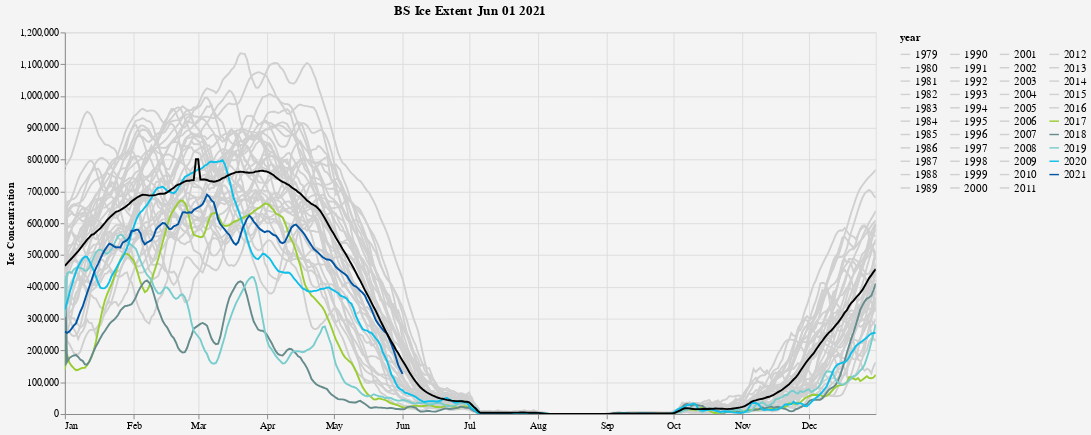

The cell this chart's notebook holds for it:
### Code cell
options = {'width': 150, 'height': 150}
allcharts = make_chart(base_chart, 'BS', options)

allcharts_final = allcharts.properties(
    background='#f4f4f4',
    title=f"BS Ice Extent {datestamp.strftime('%b %d %Y')}"
).configure(
# fix that pesky title
    title=alt.TitleConfig(fontSize=14, anchor='middle', offset=10),
    legend=alt.LegendConfig(labelFontSize=12, titleFontSize=12, symbolSize=100, offset=25)
)

allcharts_final

### Figure 1 — Vega-Lite specification as saved in the notebook (floating-point values rounded to 4 significant figures; data arrays with more than 128 entries replaced by an {"elided": "..."} marker saying what was removed)
{"config": {"view": {"continuousWidth": 400, "continuousHeight": 300}, "legend": {"labelFontSize": 12, "offset": 25, "symbolSize": 100, "titleFontSize": 12}, "title": {"anchor": "middle", "fontSize": 14, "offset": 10}}, "layer": [{"mark": {"type": "line", "clip": true, "color": "grey"}, "encoding": {"color": {"type": "nominal", "field": "year", "legend": {"columns": 4, "symbolLimit": 43}, "scale": {"domain": [1979, 1980, 1981, 1982, 1983, 1984, 1985, 1986, 1987, 1988, 1989, 1990, 1991, 1992, 1993, 1994, 1995, 1996, 1997, 1998, 1999, 2000, 2001, 2002, 2003, 2004, 2005, 2006, 2007, 2008, 2009, 2010, 2011, 2012, 2013, 2014, 2015, 2016, 2017, 2018, 2019, 2020, 2021], "range": ["#D0D0D0", "#D0D0D0", "#D0D0D0", "#D0D0D0", "#D0D0D0", "#D0D0D0", "#D0D0D0", "#D0D0D0", "#D0D0D0", "#D0D0D0", "#D0D0D0", "#D0D0D0", "#D0D0D0", "#D0D0D0", "#D0D0D0", "#D0D0D0", "#D0D0D0", "#D0D0D0", "#D0D0D0", "#D0D0D0", "#D0D0D0", "#D0D0D0", "#D0D0D0", "#D0D0D0", "#D0D0D0", "#D0D0D0", "#D0D0D0", "#D0D0D0", "#D0D0D0", "#D0D0D0", "#D0D0D0", "#D0D0D0", "#D0D0D0", "#D0D0D0", "#D0D0D0", "#D0D0D0", "#D0D0D0", "#D0D0D0", "#9acd32", "#668B8B", "#79CDCD", "#0EBFE9", "#0055A4"]}}, "opacity": {"condition": {"value": 1, "selection": "selector015"}, "value": 0}, "x": {"type": "temporal", "axis": {"format": "%b"}, "field": "DateTime", "timeUnit": "monthdate", "title": ""}, "y": {"type": "quantitative", "field": "ice_conc", "title": "Ice Concentration"}}, "height": 400, "selection": {"selector015": {"type": "single", "fields": ["year"], "empty": "all", "bind": "legend"}}, "width": 850}, {"mark": {"type": "line", "clip": true, "color": "black"}, "encoding": {"x": {"type": "temporal", "field": "DateTime", "timeUnit": "monthdate"}, "y": {"type": "quantitative", "aggregate": "mean", "field": "ice_conc"}}, "transform": [{"filter": {"field": "year", "lte": 2015}}]}], "background": "#f4f4f4", "data": {"name": "data-826449c8631cc67c075834436efef0bf"}, "title": "BS Ice Extent Jun 01 2021", "$schema": "https://vega.github.io/schema/vega-lite/v4.8.1.json", "datasets": {"data-826449c8631cc67c075834436efef0bf": {"elided": "15453 records"}}}
